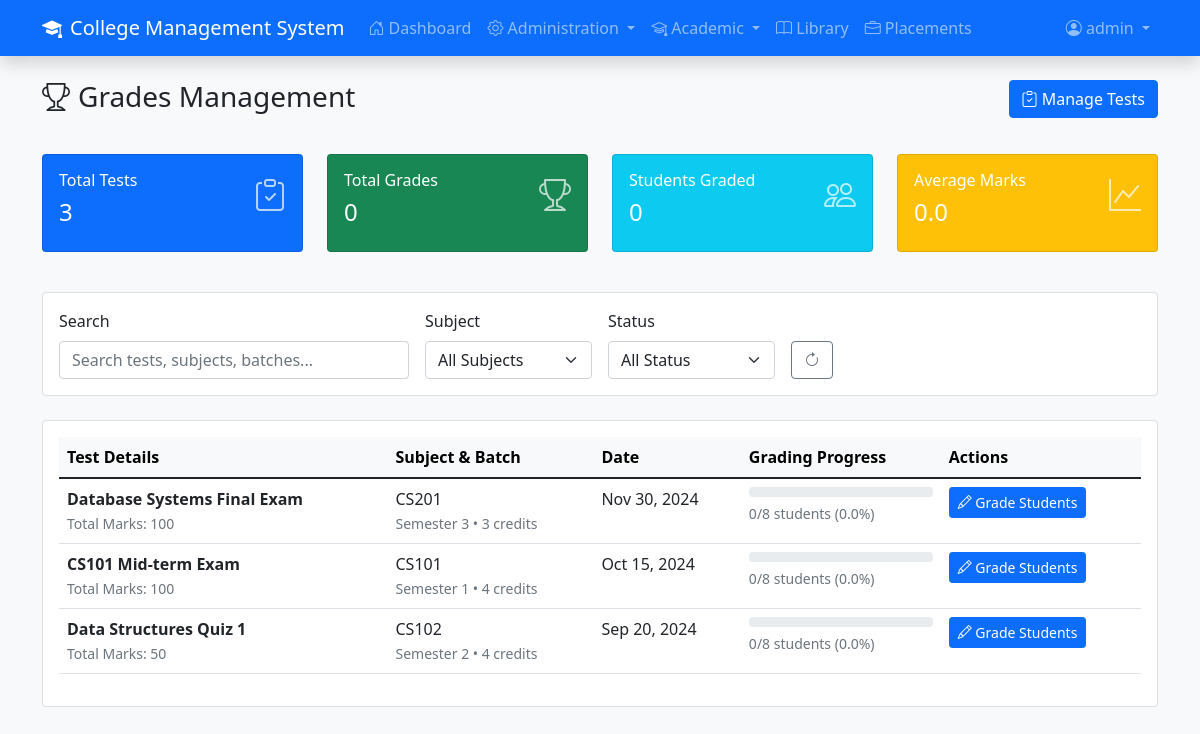
The page /traditional-php/grades.php (signed in) on the database its author committed.
### tables this page shows
CREATE TABLE users (
    user_id INT PRIMARY KEY AUTO_INCREMENT,
    username VARCHAR(100) NOT NULL UNIQUE,
    password_hash VARCHAR(255) NOT NULL,
    role_id INT NOT NULL,
    is_active TINYINT(1) DEFAULT 1,
    created_at TIMESTAMP DEFAULT CURRENT_TIMESTAMP,
    FOREIGN KEY (role_id) REFERENCES roles(role_id)
);

CREATE TABLE tests (
    test_id INT PRIMARY KEY AUTO_INCREMENT,
    test_name VARCHAR(200) NOT NULL,
    subject_id INT NOT NULL,
    faculty_id INT NOT NULL,
    max_marks INT DEFAULT 100,
    test_date DATE NULL,
    test_type ENUM('Quiz', 'Midterm', 'Final', 'Assignment', 'Project') DEFAULT 'Quiz',
    duration INT DEFAULT 60 COMMENT 'Duration in minutes',
    instructions TEXT NULL,
    status ENUM('Draft', 'Published', 'Completed', 'Cancelled') DEFAULT 'Published',
    is_published TINYINT(1) DEFAULT 0 COMMENT 'Whether test is published and visible to students',
    created_date TIMESTAMP DEFAULT CURRENT_TIMESTAMP,
    FOREIGN KEY (subject_id) REFERENCES subjects(subject_id) ON DELETE CASCADE,
    FOREIGN KEY (faculty_id) REFERENCES faculty(faculty_id)
);

CREATE TABLE subjects (
    subject_id INT PRIMARY KEY AUTO_INCREMENT,
    subject_code VARCHAR(20) NOT NULL UNIQUE,
    subject_name VARCHAR(200) NOT NULL,
    description TEXT NULL,
    credits INT DEFAULT 4,
    faculty_id INT NULL,
    course_id INT NULL,
    semester INT DEFAULT 1,
    subject_type ENUM('Theory', 'Practical', 'Lab') DEFAULT 'Theory',
    academic_year VARCHAR(20) DEFAULT '2024-25',
    status ENUM('Active', 'Inactive') DEFAULT 'Active',
    created_at TIMESTAMP DEFAULT CURRENT_TIMESTAMP,
    FOREIGN KEY (faculty_id) REFERENCES faculty(faculty_id),
    FOREIGN KEY (course_id) REFERENCES courses(course_id)
);

### traditional-php/grades.php (the view, shortened to what the rows shown need)
<?php
require_once 'config.php';
$user = getCurrentUser();
$selected_test = null;
try {
    $tests_query = "
        SELECT t.*, s.subject_code, s.subject_name, s.semester, s.credits,
               COUNT(stg.student_id) as graded_count,
               (SELECT COUNT(*) FROM students WHERE academic_status = 'Active') as total_students
        FROM tests t
        JOIN subjects s ON t.subject_id = s.subject_id
        JOIN faculty f ON t.faculty_id = f.faculty_id
        LEFT JOIN student_test_grades stg ON t.test_id = stg.test_id
        WHERE 1=1
    ";
    $tests_params = [];
    $tests_query .= " GROUP BY t.test_id ORDER BY t.test_date DESC, t.created_date DESC";
    $stmt = $pdo->prepare($tests_query);
    $stmt->execute($tests_params);
    $available_tests = $stmt->fetchAll();
} catch (Exception $e) {
    $available_tests = [];
    $students_with_grades = [];
    $subjects = [];
    $batches = [];
    $summary = ['total_tests' => 0, 'total_grades' => 0, 'students_graded' => 0, 'avg_marks' => 0];
    $grade_ranges = [
        ['grade_label' => 'A+', 'min_percentage' => 90, 'max_percentage' => 100, 'grade_points' => 4.0, 'description' => 'Excellent'],
        ['grade_label' => 'A', 'min_percentage' => 85, 'max_percentage' => 89, 'grade_points' => 4.0, 'description' => 'Very Good'],
        ['grade_label' => 'B+', 'min_percentage' => 75, 'max_percentage' => 84, 'grade_points' => 3.3, 'description' => 'Good'],
        ['grade_label' => 'C+', 'min_percentage' => 60, 'max_percentage' => 74, 'grade_points' => 2.3, 'description' => 'Average'],
        ['grade_label' => 'D', 'min_percentage' => 40, 'max_percentage' => 59, 'grade_points' => 1.0, 'description' => 'Poor'],
        ['grade_label' => 'F', 'min_percentage' => 0, 'max_percentage' => 39, 'grade_points' => 0.0, 'description' => 'Fail']
    ];
    $error_message = "Database error: " . $e->getMessage();
}
?>
<!DOCTYPE html>
<html lang="en">
<head>
    <link href="https://cdn.jsdelivr.net/npm/bootstrap@5.1.3/dist/css/bootstrap.min.css" rel="stylesheet">
    <link rel="stylesheet" href="https://cdn.jsdelivr.net/npm/bootstrap-icons@1.7.2/font/bootstrap-icons.css">
</head>
<body class="bg-light">
    <nav class="navbar navbar-expand-lg navbar-dark bg-primary shadow">
        <div class="container">
            <div class="collapse navbar-collapse" id="navbarNav">
                    <?php if (hasRole(['Student'])): ?>
                    <li class="nav-item">
                        <a class="nav-link" href="student-grades.php">
                            <i class="bi bi-award"></i> My Grades
                        </a>
                    </li>
                    <li class="nav-item">
                        <a class="nav-link" href="fees.php">
                            <i class="bi bi-currency-dollar"></i> Fees
                        </a>
                    </li>
                    <li class="nav-item">
                        <a class="nav-link" href="library.php">
                            <i class="bi bi-book"></i> Library
                        </a>
                    </li>
                    <?php endif; ?>
                <ul class="navbar-nav">
                    <li class="nav-item dropdown">
                        <a class="nav-link dropdown-toggle" href="#" id="userDropdown" role="button" data-bs-toggle="dropdown">
                            <i class="bi bi-person-circle"></i> <?php echo escape($user['full_name'] ?? $user['username']); ?>
                        </a>
                    </li>
                </ul>
            </div>
        </div>
    </nav>
    <div class="container mt-4">
        <div class="row mb-4">
            <div class="col">
                <h1 class="h3 mb-3">
                    <i class="bi bi-trophy me-2"></i>Grades Management
                </h1>
            </div>
        </div>
        <?php if (!$selected_test): ?>
            <div class="card">
                <div class="card-body">
                    <?php if (empty($available_tests)): ?>
                        <div class="text-center py-5">
                            <i class="bi bi-trophy text-muted" style="font-size: 4rem;"></i>
                            <h5 class="mt-3 text-muted">No Tests Available</h5>
                            <p class="text-muted">Create tests first to start grading students.</p>
                            <a href="tests.php" class="btn btn-primary">
                                <i class="bi bi-plus"></i> Create Test
                            </a>
                        </div>
                    <?php else: ?>
                        <div class="table-responsive">
                            <table class="table table-hover">
                                <thead class="table-light">
                                    <tr>
                                        <th>Test Details</th>
                                        <th>Subject & Batch</th>
                                        <th>Date</th>
                                        <th>Grading Progress</th>
                                        <th>Actions</th>
                                    </tr>
                                </thead>
                                <tbody>
                                    <?php foreach ($available_tests as $test): ?>
                                        <tr>
                                            <td>
                                                <div>
                                                    <strong><?= htmlspecialchars($test['test_name']) ?></strong><br>
                                                    <small class="text-muted">Total Marks: <?= $test['max_marks'] ?></small>
                                                </div>
                                            </td>
                                            <td>
                                                <div>
                                                    <?= htmlspecialchars($test['subject_code']) ?><br>
                                                    <small class="text-muted">Semester <?= $test['semester'] ?> • <?= $test['credits'] ?> credits</small>
                                                </div>
                                            </td>
                                            <td>
                                                <?= date('M j, Y', strtotime($test['test_date'])) ?>
                                            </td>
                                            <td>
                                                <?php
                                                $progress = $test['total_students'] > 0 ? ($test['graded_count'] / $test['total_students']) * 100 : 0;
                                                ?>
                                                <div class="progress mb-1" style="height: 10px;">
                                                </div>
                                                <small class="text-muted">
                                                    <?= $test['graded_count'] ?>/<?= $test['total_students'] ?> students
                                                    (<?= number_format($progress, 1) ?>%)
                                                </small>
                                            </td>
                                            <td>
                                                <a href="grades.php?test_id=<?= $test['test_id'] ?>"
                                                   class="btn btn-sm btn-primary">
                                                    <i class="bi bi-pencil"></i> Grade Students
                                                </a>
                                            </td>
                                        </tr>
                                    <?php endforeach; ?>
                                </tbody>
                            </table>
                        </div>
                    <?php endif; ?>
                </div>
            </div>
        <?php endif; ?>
    </div>
</body>
</html>

### rows shown on the page
users: username "admin"
tests: test_name "Database Systems Final Exam", max_marks "100", subject.subject_code "CS201", subject.semester "3", subject.credits "3", test_date "Nov 30, 2024", graded_count "0", total_students "8", progress "0.0"
tests: test_name "CS101 Mid-term Exam", max_marks "100", subject.subject_code "CS101", subject.semester "1", subject.credits "4", test_date "Oct 15, 2024", graded_count "0", total_students "8", progress "0.0"
tests: test_name "Data Structures Quiz 1", max_marks "50", subject.subject_code "CS102", subject.semester "2", subject.credits "4", test_date "Sep 20, 2024", graded_count "0", total_students "8", progress "0.0"

### other values the page prints
$summary['total_tests'] "3"
$summary['total_grades'] "0"
$summary['students_graded'] "0"
$summary['avg_marks'] "0.0"
